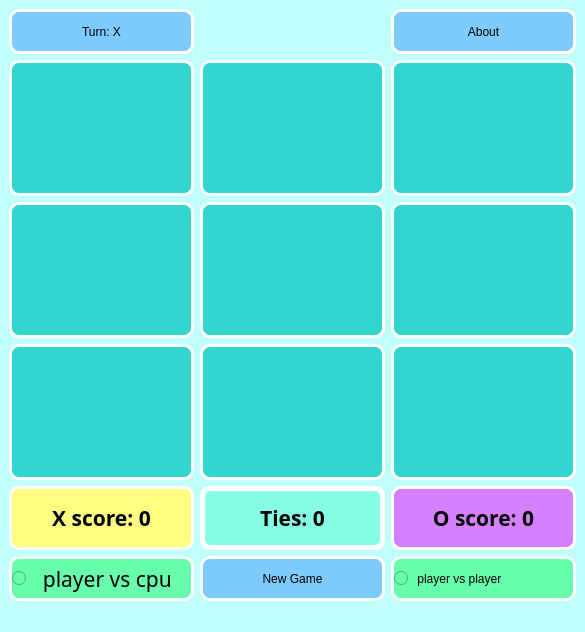
<?xml version="1.0" encoding="UTF-8"?>
<ui version="4.0">
 <class>MainWindow</class>
 <widget class="QMainWindow" name="MainWindow">
  <property name="geometry">
   <rect>
    <x>0</x>
    <y>0</y>
    <width>576</width>
    <height>632</height>
   </rect>
  </property>
  <property name="windowTitle">
   <string>MainWindow</string>
  </property>
  <property name="styleSheet">
   <string notr="true">background-color: rgb(193, 255, 251);
</string>
  </property>
  <widget class="QWidget" name="centralwidget">
   <layout class="QGridLayout" name="gridLayout">
    <item row="1" column="6">
     <widget class="QPushButton" name="btn_3">
      <property name="sizePolicy">
       <sizepolicy hsizetype="Expanding" vsizetype="Expanding">
        <horstretch>0</horstretch>
        <verstretch>15</verstretch>
       </sizepolicy>
      </property>
      <property name="font">
       <font>
        <pointsize>50</pointsize>
        <bold>true</bold>
       </font>
      </property>
      <property name="styleSheet">
       <string notr="true">background-color: rgb(51, 214, 206);
border-radius: 10px;
border-style: outset;
border-width:3px;
border-color: rgb(255, 255, 255);</string>
      </property>
      <property name="text">
       <string/>
      </property>
     </widget>
    </item>
    <item row="2" column="4">
     <widget class="QPushButton" name="btn_4">
      <property name="sizePolicy">
       <sizepolicy hsizetype="Expanding" vsizetype="Expanding">
        <horstretch>0</horstretch>
        <verstretch>15</verstretch>
       </sizepolicy>
      </property>
      <property name="font">
       <font>
        <pointsize>50</pointsize>
        <bold>true</bold>
       </font>
      </property>
      <property name="styleSheet">
       <string notr="true">background-color: rgb(51, 214, 206);
border-radius: 10px;
border-style: outset;
border-width:3px;
border-color: rgb(255, 255, 255);</string>
      </property>
      <property name="text">
       <string/>
      </property>
     </widget>
    </item>
    <item row="2" column="5">
     <widget class="QPushButton" name="btn_5">
      <property name="sizePolicy">
       <sizepolicy hsizetype="Expanding" vsizetype="Expanding">
        <horstretch>0</horstretch>
        <verstretch>15</verstretch>
       </sizepolicy>
      </property>
      <property name="font">
       <font>
        <pointsize>50</pointsize>
        <bold>true</bold>
       </font>
      </property>
      <property name="styleSheet">
       <string notr="true">background-color: rgb(51, 214, 206);
border-radius: 10px;
border-style: outset;
border-width:3px;
border-color: rgb(255, 255, 255);</string>
      </property>
      <property name="text">
       <string/>
      </property>
     </widget>
    </item>
    <item row="6" column="4">
     <widget class="QRadioButton" name="cpu">
      <property name="sizePolicy">
       <sizepolicy hsizetype="MinimumExpanding" vsizetype="MinimumExpanding">
        <horstretch>0</horstretch>
        <verstretch>5</verstretch>
       </sizepolicy>
      </property>
      <property name="font">
       <font>
        <family>Dosis ExtraBold</family>
        <pointsize>16</pointsize>
        <italic>false</italic>
        <fontweight>ExtraBold</fontweight>
       </font>
      </property>
      <property name="layoutDirection">
       <enum>Qt::LeftToRight</enum>
      </property>
      <property name="autoFillBackground">
       <bool>false</bool>
      </property>
      <property name="styleSheet">
       <string notr="true">font: 800 16pt &quot;Dosis ExtraBold&quot;;
background-color: rgb(103, 255, 171);
border-radius: 10px;
border-style: outset;
border-width:3px;
border-color: rgb(255, 255, 255);</string>
      </property>
      <property name="text">
       <string>  player vs cpu</string>
      </property>
      <property name="iconSize">
       <size>
        <width>10</width>
        <height>10</height>
       </size>
      </property>
     </widget>
    </item>
    <item row="1" column="4">
     <widget class="QPushButton" name="btn_1">
      <property name="sizePolicy">
       <sizepolicy hsizetype="Expanding" vsizetype="Expanding">
        <horstretch>0</horstretch>
        <verstretch>15</verstretch>
       </sizepolicy>
      </property>
      <property name="font">
       <font>
        <pointsize>50</pointsize>
        <bold>true</bold>
       </font>
      </property>
      <property name="styleSheet">
       <string notr="true">background-color: rgb(51, 214, 206);
border-radius: 10px;
border-style: outset;
border-width:3px;
border-color: rgb(255, 255, 255);</string>
      </property>
      <property name="text">
       <string/>
      </property>
     </widget>
    </item>
    <item row="4" column="6">
     <widget class="QPushButton" name="oscore">
      <property name="sizePolicy">
       <sizepolicy hsizetype="MinimumExpanding" vsizetype="MinimumExpanding">
        <horstretch>0</horstretch>
        <verstretch>7</verstretch>
       </sizepolicy>
      </property>
      <property name="font">
       <font>
        <family>Dosis ExtraBold</family>
        <pointsize>16</pointsize>
        <bold>true</bold>
       </font>
      </property>
      <property name="styleSheet">
       <string notr="true">background-color: rgb(213, 129, 255);
border-radius: 10px;
border-style: outset;
border-width:3px;
border-color: rgb(255, 255, 255);
</string>
      </property>
      <property name="text">
       <string>O score: 0</string>
      </property>
     </widget>
    </item>
    <item row="2" column="6">
     <widget class="QPushButton" name="btn_6">
      <property name="sizePolicy">
       <sizepolicy hsizetype="Expanding" vsizetype="Expanding">
        <horstretch>0</horstretch>
        <verstretch>15</verstretch>
       </sizepolicy>
      </property>
      <property name="font">
       <font>
        <pointsize>50</pointsize>
        <bold>true</bold>
       </font>
      </property>
      <property name="styleSheet">
       <string notr="true">background-color: rgb(51, 214, 206);
border-radius: 10px;
border-style: outset;
border-width:3px;
border-color: rgb(255, 255, 255);</string>
      </property>
      <property name="text">
       <string/>
      </property>
     </widget>
    </item>
    <item row="3" column="6">
     <widget class="QPushButton" name="btn_9">
      <property name="sizePolicy">
       <sizepolicy hsizetype="Ignored" vsizetype="Ignored">
        <horstretch>0</horstretch>
        <verstretch>15</verstretch>
       </sizepolicy>
      </property>
      <property name="maximumSize">
       <size>
        <width>16777000</width>
        <height>16777000</height>
       </size>
      </property>
      <property name="font">
       <font>
        <family>Arial Rounded MT Bold</family>
        <pointsize>50</pointsize>
        <bold>false</bold>
       </font>
      </property>
      <property name="styleSheet">
       <string notr="true">background-color: rgb(51, 214, 206);
border-radius: 10px;
border-style: outset;
border-width:3px;
border-color: rgb(255, 255, 255);</string>
      </property>
      <property name="text">
       <string/>
      </property>
     </widget>
    </item>
    <item row="0" column="4">
     <widget class="QPushButton" name="turn">
      <property name="sizePolicy">
       <sizepolicy hsizetype="MinimumExpanding" vsizetype="MinimumExpanding">
        <horstretch>0</horstretch>
        <verstretch>5</verstretch>
       </sizepolicy>
      </property>
      <property name="styleSheet">
       <string notr="true">font: 800 16pt &quot;Dosis ExtraBold&quot;;
background-color: rgb(125, 203, 255);
border-radius: 10px;
border-style: outset;
border-width:3px;
border-color: rgb(255, 255, 255);</string>
      </property>
      <property name="text">
       <string>Turn: X</string>
      </property>
     </widget>
    </item>
    <item row="6" column="6">
     <widget class="QRadioButton" name="player2">
      <property name="sizePolicy">
       <sizepolicy hsizetype="MinimumExpanding" vsizetype="MinimumExpanding">
        <horstretch>0</horstretch>
        <verstretch>5</verstretch>
       </sizepolicy>
      </property>
      <property name="styleSheet">
       <string notr="true">font: 800 16pt &quot;Dosis ExtraBold&quot;;
background-color: rgb(103, 255, 171);
border-radius: 10px;
border-style: outset;
border-width:3px;
border-color: rgb(255, 255, 255);</string>
      </property>
      <property name="text">
       <string> player vs player</string>
      </property>
     </widget>
    </item>
    <item row="4" column="5">
     <widget class="QPushButton" name="tie">
      <property name="sizePolicy">
       <sizepolicy hsizetype="MinimumExpanding" vsizetype="MinimumExpanding">
        <horstretch>0</horstretch>
        <verstretch>7</verstretch>
       </sizepolicy>
      </property>
      <property name="font">
       <font>
        <family>Dosis ExtraBold</family>
        <pointsize>16</pointsize>
        <bold>true</bold>
       </font>
      </property>
      <property name="styleSheet">
       <string notr="true">background-color: rgb(134, 255, 229);
border-radius: 10px;
border-style: outset;
border-width:5px;
border-color: rgb(255, 255, 255);

</string>
      </property>
      <property name="text">
       <string>Ties: 0</string>
      </property>
     </widget>
    </item>
    <item row="3" column="4">
     <widget class="QPushButton" name="btn_7">
      <property name="sizePolicy">
       <sizepolicy hsizetype="Expanding" vsizetype="Expanding">
        <horstretch>0</horstretch>
        <verstretch>15</verstretch>
       </sizepolicy>
      </property>
      <property name="font">
       <font>
        <pointsize>50</pointsize>
        <bold>true</bold>
       </font>
      </property>
      <property name="styleSheet">
       <string notr="true">background-color: rgb(51, 214, 206);
border-radius: 10px;
border-style: outset;
border-width:3px;
border-color: rgb(255, 255, 255);</string>
      </property>
      <property name="text">
       <string/>
      </property>
     </widget>
    </item>
    <item row="1" column="5">
     <widget class="QPushButton" name="btn_2">
      <property name="sizePolicy">
       <sizepolicy hsizetype="Expanding" vsizetype="Expanding">
        <horstretch>0</horstretch>
        <verstretch>15</verstretch>
       </sizepolicy>
      </property>
      <property name="font">
       <font>
        <pointsize>50</pointsize>
        <bold>true</bold>
       </font>
      </property>
      <property name="styleSheet">
       <string notr="true">background-color: rgb(51, 214, 206);
border-radius: 10px;
border-style: outset;
border-width:3px;
border-color: rgb(255, 255, 255);</string>
      </property>
      <property name="text">
       <string/>
      </property>
     </widget>
    </item>
    <item row="0" column="6">
     <widget class="QPushButton" name="about">
      <property name="sizePolicy">
       <sizepolicy hsizetype="MinimumExpanding" vsizetype="MinimumExpanding">
        <horstretch>0</horstretch>
        <verstretch>0</verstretch>
       </sizepolicy>
      </property>
      <property name="styleSheet">
       <string notr="true">font: 800 16pt &quot;Dosis ExtraBold&quot;;
background-color: rgb(125, 203, 255);
border-radius: 10px;
border-style: outset;
border-width:3px;
border-color: rgb(255, 255, 255);</string>
      </property>
      <property name="text">
       <string>About</string>
      </property>
     </widget>
    </item>
    <item row="3" column="5">
     <widget class="QPushButton" name="btn_8">
      <property name="sizePolicy">
       <sizepolicy hsizetype="Expanding" vsizetype="Expanding">
        <horstretch>0</horstretch>
        <verstretch>15</verstretch>
       </sizepolicy>
      </property>
      <property name="font">
       <font>
        <pointsize>50</pointsize>
        <bold>true</bold>
       </font>
      </property>
      <property name="styleSheet">
       <string notr="true">background-color: rgb(51, 214, 206);
border-radius: 10px;
border-style: outset;
border-width:3px;
border-color: rgb(255, 255, 255);</string>
      </property>
      <property name="text">
       <string/>
      </property>
     </widget>
    </item>
    <item row="4" column="4">
     <widget class="QPushButton" name="xscore">
      <property name="sizePolicy">
       <sizepolicy hsizetype="MinimumExpanding" vsizetype="MinimumExpanding">
        <horstretch>0</horstretch>
        <verstretch>7</verstretch>
       </sizepolicy>
      </property>
      <property name="font">
       <font>
        <family>Dosis ExtraBold</family>
        <pointsize>16</pointsize>
        <bold>true</bold>
       </font>
      </property>
      <property name="styleSheet">
       <string notr="true">background-color: rgb(253, 255, 129);
border-radius: 10px;
border-style: outset;
border-width:3px;
border-color: rgb(255, 255, 255);
</string>
      </property>
      <property name="text">
       <string>X score: 0</string>
      </property>
     </widget>
    </item>
    <item row="6" column="5">
     <widget class="QPushButton" name="newgame">
      <property name="sizePolicy">
       <sizepolicy hsizetype="MinimumExpanding" vsizetype="MinimumExpanding">
        <horstretch>0</horstretch>
        <verstretch>5</verstretch>
       </sizepolicy>
      </property>
      <property name="styleSheet">
       <string notr="true">font: 800 16pt &quot;Dosis ExtraBold&quot;;
background-color: rgb(125, 203, 255);
border-radius: 10px;
border-style: outset;
border-width:3px;
border-color: rgb(255, 255, 255);</string>
      </property>
      <property name="text">
       <string>New Game</string>
      </property>
     </widget>
    </item>
   </layout>
  </widget>
  <widget class="QMenuBar" name="menubar">
   <property name="geometry">
    <rect>
     <x>0</x>
     <y>0</y>
     <width>576</width>
     <height>22</height>
    </rect>
   </property>
  </widget>
  <widget class="QStatusBar" name="statusbar"/>
 </widget>
 <resources/>
 <connections/>
</ui>
